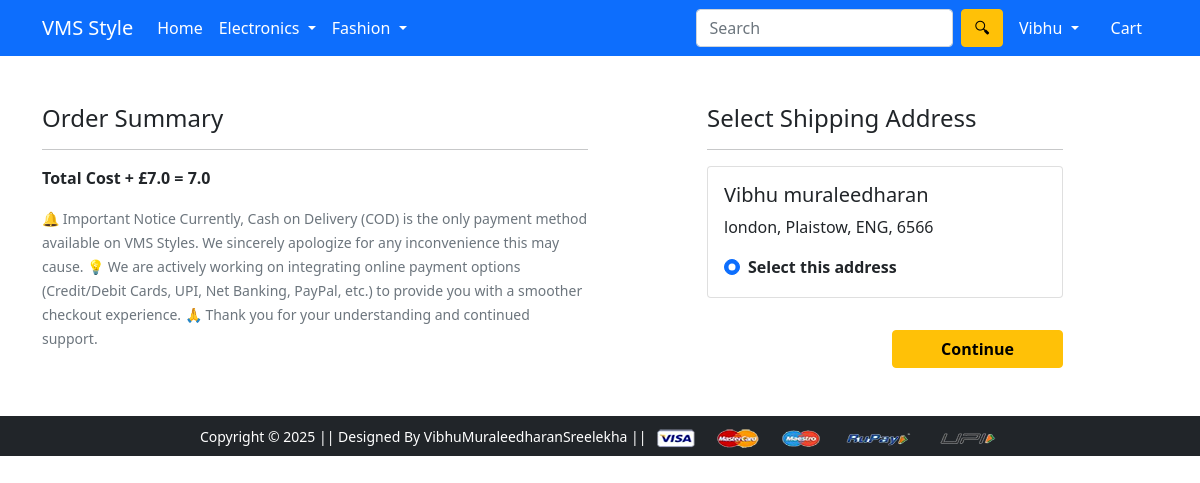
Screenshot of /checkout/ (signed in) with the database file from the repository.
### app/models.py (models this page shows, shortened)
class Customer(models.Model):
    user = models.ForeignKey(User, on_delete=models.CASCADE)
    name = models.CharField(max_length=100)
    locality = models.CharField(max_length=255)
    city = models.CharField(max_length=100)
    state = models.CharField(max_length=50, choices=STATE_CHOICES)
    zipcode = models.IntegerField()

### app/views.py (the view)
# urls.py: path('checkout/', views.checkout, name='checkout'),
@login_required
def checkout(request):
    user = request.user
    if not user.is_authenticated:
        return redirect('login')
    add = Customer.objects.filter(user=user)
    cart_items = Cart.objects.filter(user=user)
    amount = 0.0
    shipping_amount = 7.0
    for item in cart_items:
        amount += item.quantity * item.product.discounted_price
    totalamount = amount + shipping_amount
    return render(request, 'app/checkout.html', {
        'add': add,
        'cart_items': cart_items,
        'amount': amount,
        'shipping_amount': shipping_amount,
        'totalamount': totalamount
    })

### app/templates/app/checkout.html (shortened to what this page needs)
{% extends 'app/base.html' %}
{% load static %}
{% block main-content %}
<div class="container">
  <div class="row mt-5">
    <div class="col-sm-6">
      <h4>Order Summary</h4>
      <hr>
      <p class="fw-bold">Total Cost + £{{shipping_amount}} = {{totalamount}}</p>
      <small class="text-muted">
        🔔 Important Notice
Currently, Cash on Delivery (COD) is the only payment method available on VMS Styles.
We sincerely apologize for any inconvenience this may cause.
💡 We are actively working on integrating online payment options (Credit/Debit Cards, UPI, Net Banking, PayPal, etc.) to provide you with a smoother checkout experience.
🙏 Thank you for your understanding and continued support.
      </small>
    </div>
    <div class="col-sm-4 offset-sm-1">
      <h4>Select Shipping Address</h4>
      <hr>
      <form method="post" action="{% url 'paymentdone' %}">
        {% for ad in add %}
          <div class="card mb-3">
            <div class="card-body">
              <h5>{{ad.name}}</h5>
              <p>{{ad.locality}}, {{ad.city}}, {{ad.state}}, {{ad.zipcode}}</p>
              <div class="form-check mt-2">
                <input class="form-check-input"
                       type="radio"
                       name="custid"
                       id="custadd{{forloop.counter}}"
                       value="{{ad.id}}"
                       {% if forloop.first %}checked{% endif %}>
                <label class="form-check-label fw-bold" for="custadd{{forloop.counter}}">
                  Select this address
                </label>
              </div>
            </div>
          </div>
        {% endfor %}
        <div class="text-end">
          <button type="submit" class="btn btn-warning mt-3 px-5 fw-bold">Continue</button>
        </div>
      </form>
    </div>
  </div>
</div>
{% endblock main-content %}

### app/templates/app/base.html (shortened to what this page needs)
<!doctype html>
{% load static %}
<html lang="en">
  <head>
    <link href="https://cdn.jsdelivr.net/npm/bootstrap@5.0.0-beta1/dist/css/bootstrap.min.css" rel="stylesheet">
    <link rel="stylesheet" href="{% static 'app/css/owl.carousel.min.css' %}">
    <link rel="stylesheet" href="{% static 'app/css/all.min.css' %}">
    <link rel="stylesheet" href="{% static 'app/css/style.css' %}">
  </head>
  <body>
    <nav class="navbar navbar-expand-lg navbar-dark bg-primary">
     <div class="container">
       <a class="navbar-brand" href="/">VMS Style</a>
       <div class="collapse navbar-collapse" id="navbarSupportedContent">
         <ul class="navbar-nav me-auto mb-2 mb-lg-0">
           <li class="nav-item">
             <a class="nav-link active" aria-current="page" href="/">Home</a>
           </li>
           <li class="nav-item dropdown">
             <a class="nav-link dropdown-toggle text-white" href="#" id="electronicsDropdown" role="button" data-bs-toggle="dropdown" aria-expanded="false">
               Electronics
             </a>
           </li>
           <li class="nav-item dropdown">
             <a class="nav-link dropdown-toggle text-white" href="#" id="fashionDropdown" role="button" data-bs-toggle="dropdown" aria-expanded="false">
               Fashion
             </a>
           </li>
         </ul>
         <form class="d-flex">
           <input class="form-control me-2" type="search" placeholder="Search" aria-label="Search">
           <button class="btn btn-warning" type="submit">🔍︎</button>
         </form>
         <div>
          <ul class="navbar-nav me-auto mb-2 mb-lg-0">
          {%if request.user.is_authenticated %}
           <li class="nav-item dropdown mx-2">
              <a class="nav-link dropdown-toggle text-white" href="#" id="profileDropdown" role="button" data-bs-toggle="dropdown" aria-expanded="false">
                {{ request.user.username|capfirst }}
              </a>
            </li>
            <li class="nav-item mx-2">
             <a href="{% url 'showcart' %}" class="nav-link text-white"> Cart </a>
            </li>
            {% endif %}
          </ul>
         </div>
       </div>
     </div>
    </nav>
    {% block main-content %} {% endblock main-content %}
    <footer class="container-fluid bg-dark text-center p-2 mt-5">
        <small class="text-white">Copyright &copy; 2025 || Designed By VibhuMuraleedharanSreelekha || </small>
        <img src="{% static 'app/images/payment.png' %}" alt="" srcset="" class="img-fluid" height="2px">
    </footer>
  </body>
</html>

### rows the page displays
Customer: name "Vibhu muraleedharan", locality "london", city "Plaistow", state "ENG", zipcode "6566"

### other values shown
{{ request.user.username|capfirst }} "Vibhu"
{{ shipping_amount }} "7.0"
{{ totalamount }} "7.0"
